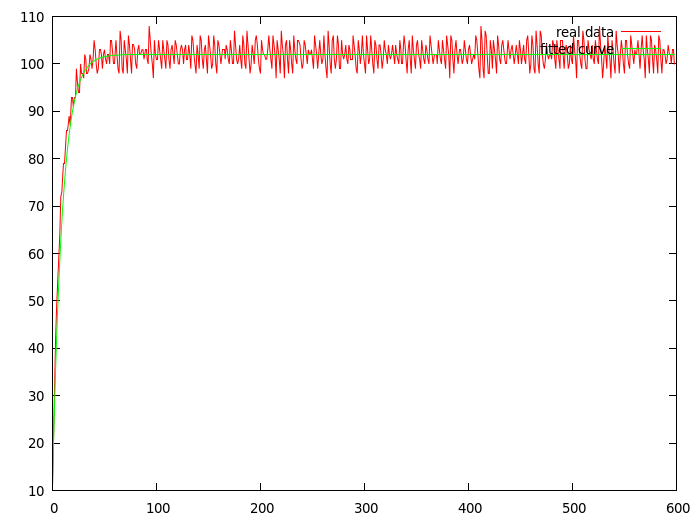

Source code (gnuplot):
set terminal pngcairo size 700,524 enhanced font 'Verdana,10'
set output 'best_alpha.png'
plot 'best_alpha.dat' using 1:2 title "real data" with lines, '' using 1:3 title "fitted curve" with lines

